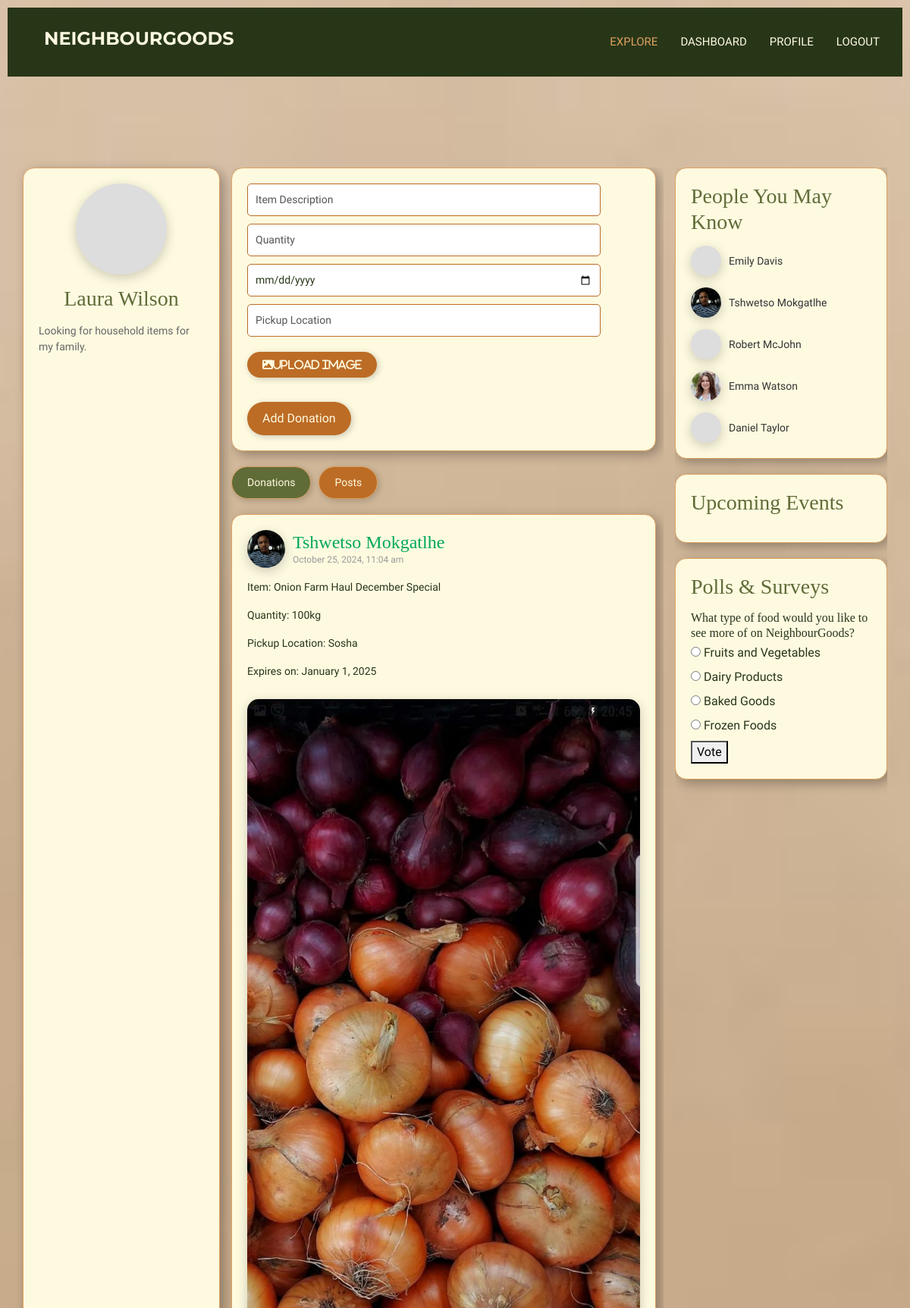
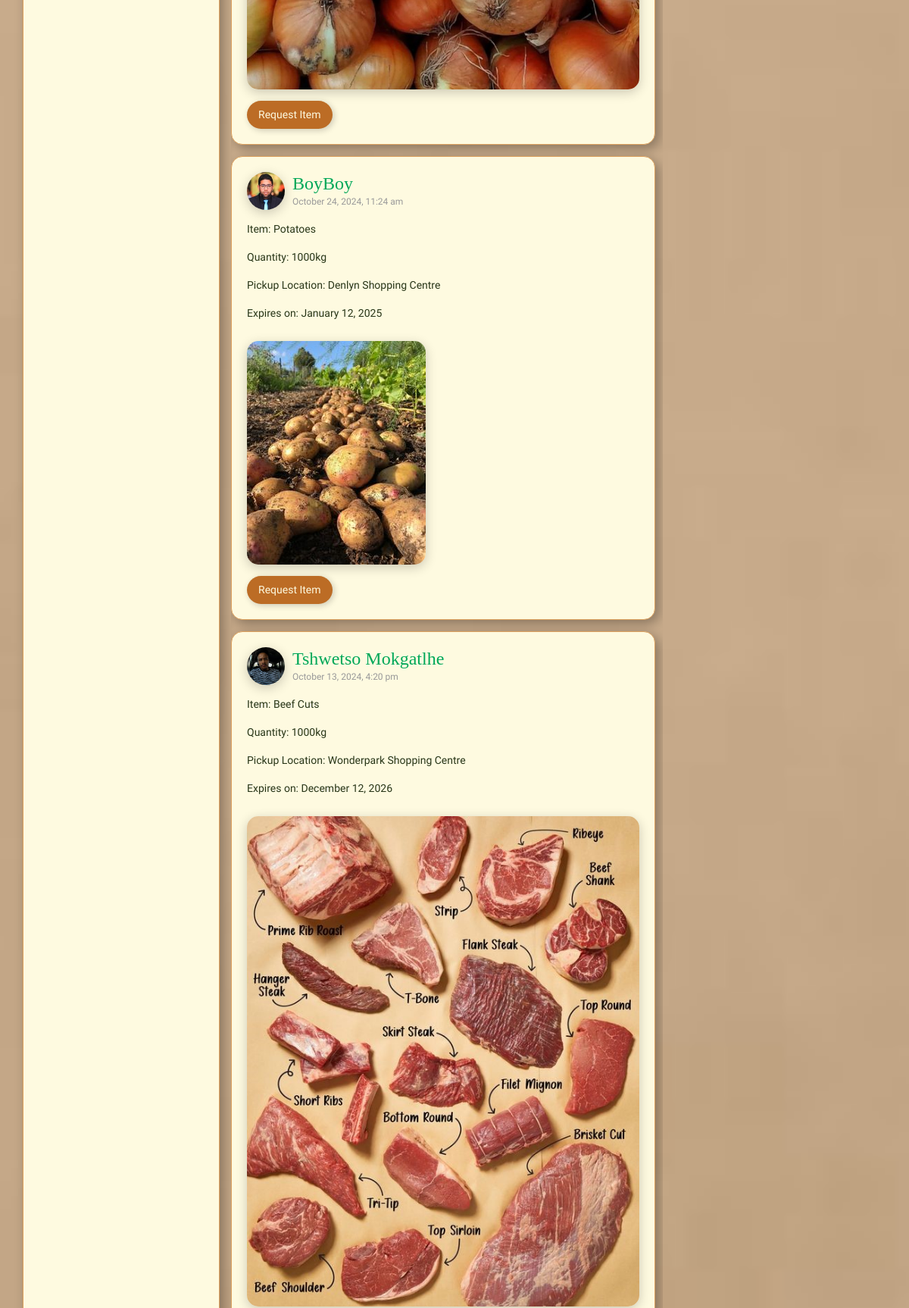
The page /explore.php (signed in, upper part) on the database its author committed (2 pictures, top to bottom).
### tables this page shows
CREATE TABLE `users` (
  `user_id` int(11) NOT NULL,
  `name` varchar(100) NOT NULL,
  `email` varchar(255) NOT NULL,
  `password_hash` varchar(255) NOT NULL,
  `address` varchar(255) DEFAULT NULL,
  `rating` decimal(3,2) DEFAULT 0.00,
  `phone_number` varchar(20) DEFAULT NULL,
  `bio` text DEFAULT NULL,
  `profile_picture` varchar(255) DEFAULT NULL,
  `date_registered` datetime DEFAULT current_timestamp(),
  `last_login` datetime DEFAULT NULL,
  `availability` text DEFAULT NULL,
  `needs` text DEFAULT NULL
);

CREATE TABLE `food_listings` (
  `listing_id` int(11) NOT NULL,
  `user_id` int(11) NOT NULL,
  `item_description` text NOT NULL,
  `quantity` varchar(50) DEFAULT NULL,
  `expiration_date` date DEFAULT NULL,
  `pickup_location` varchar(255) NOT NULL,
  `image_path` varchar(255) DEFAULT NULL,
  `status` enum('available','claimed','expired') DEFAULT 'available',
  `created_at` timestamp NOT NULL DEFAULT current_timestamp(),
  `updated_at` timestamp NOT NULL DEFAULT current_timestamp() ON UPDATE current_timestamp()
);

CREATE TABLE `polls` (
  `poll_id` int(11) NOT NULL,
  `question` varchar(255) NOT NULL,
  `expires_at` datetime NOT NULL,
  `created_at` datetime DEFAULT current_timestamp()
);

CREATE TABLE `poll_options` (
  `option_id` int(11) NOT NULL,
  `poll_id` int(11) NOT NULL,
  `option_text` varchar(255) NOT NULL
);

### explore.php (the view, shortened to what this page needs)
<?php
require 'config.php';
$user_id = $_SESSION['user_id'];
$stmt = $conn->prepare('SELECT name, email, address, phone_number, date_registered, bio, profile_picture FROM users WHERE user_id = ?');
$stmt->bind_param('i', $user_id);
$stmt->execute();
$stmt->bind_result($name, $email, $address, $phone_number, $date_registered, $bio, $profile_picture);
$filter = isset($_GET['filter']) ? $_GET['filter'] : 'donations';
if ($filter === 'donations') {
    $stmt = $conn->prepare('
        SELECT f.listing_id, f.item_description, f.quantity, f.expiration_date, f.pickup_location, f.image_path, f.created_at, u.user_id, u.name, u.profile_picture
        FROM food_listings f
        JOIN users u ON f.user_id = u.user_id
        WHERE f.status = "available"
        ORDER BY f.created_at DESC
    ');
    $stmt->execute();
    $activity_result = $stmt->get_result();
}
$stmt = $conn->prepare('
    SELECT u.user_id, u.name, u.profile_picture
    FROM users u
    WHERE u.user_id != ?
    ORDER BY RAND()
    LIMIT 5
');
$stmt->bind_param('i', $user_id);
$stmt->execute();
$friends_result = $stmt->get_result();
?>
<!DOCTYPE html>
<html lang="en">
<head>
    <link rel="stylesheet" href="https://stackpath.bootstrapcdn.com/bootstrap/4.5.2/css/bootstrap.min.css">
    <link href="https://cdn.jsdelivr.net/npm/bootstrap@5.3.0/dist/css/bootstrap.min.css" rel="stylesheet">
    <link rel="stylesheet" href="https://cdnjs.cloudflare.com/ajax/libs/font-awesome/6.0.0-beta3/css/all.min.css">
</head>
<body>
    <nav class="navbar navbar-expand-md navbar-dark sticky-top" style="background-color: #283618;">
        <a class="navbar-brand d-flex align-items-center px-4 px-lg-5" href="#">
            <h2 class="logo" style="color: #FEFAE0;">NeighbourGoods</h2>
        </a>
        <div class="collapse navbar-collapse" id="navbarCollapse">
            <div class="navbar-nav ms-auto p-4 p-lg-0">
                <a href="explore.php" class="nav-item nav-link active">Explore</a>
                <a href="dashboard.php" class="nav-item nav-link">Dashboard</a>
                <a href="userProfile.php" class="nav-item nav-link">Profile</a>
                <a href="logout.php" class="nav-item nav-link">Logout</a>
            </div>
        </div>
    </nav>
    <div class="main-container">
        <div class="left-sidebar">
            <div class="profile-card">
                <div class="profile-pic" style="background-image: url('<?php echo htmlspecialchars($profile_picture ?: 'img/default-avatar.png', ENT_QUOTES); ?>');"></div>
                <h3><?php echo htmlspecialchars($name, ENT_QUOTES); ?></h3>
                <?php if (!empty($bio)): ?>
                <div class="bio">
                    <p><?php echo nl2br(htmlspecialchars($bio, ENT_QUOTES)); ?></p>
                </div>
                <?php endif; ?>
            </div>
        </div>
        <div class="activity-feed">
            <?php if ($filter === 'donations'): ?>
            <div class="post-box">
                <form action="explore.php" method="POST" enctype="multipart/form-data">
                    <input type="text" name="item_description" placeholder="Item Description" required>
                    <input type="text" name="quantity" placeholder="Quantity" required>
                    <input type="date" name="expiration_date" placeholder="Expiration Date" required>
                    <input type="text" name="pickup_location" placeholder="Pickup Location" required>
                    <div class="file-input-container">
                        <label for="donation_image" class="file-label">
                            <i class="fas fa-image">Upload Image</i>
                        </label>
                    </div></br></br>
                    <div class="actions">
                        <button type="submit">Add Donation</button>
                    </div>
                </form>
            </div>
            <?php endif; ?>
            <div class="filter-buttons">
                <button class="<?php echo ($filter === 'donations') ? 'active' : ''; ?>" onclick="window.location.href='explore.php?filter=donations'">Donations</button>
                <button class="<?php echo ($filter === 'posts') ? 'active' : ''; ?>" onclick="window.location.href='explore.php?filter=posts'">Posts</button>
            </div>
            <div class="feed">
                <?php if ($filter === 'donations'): ?>
                    <?php while ($listing = $activity_result->fetch_assoc()): ?>
                    <div class="post">
                        <div class="user-info">
                            <a href="profilepage.php?user_id=<?php echo $listing['user_id']; ?>">
                                <div class="profile-pic" style="background-image: url('<?php echo htmlspecialchars($listing['profile_picture'] ?: 'img/default-avatar.png', ENT_QUOTES); ?>');"></div>
                            </a>
                            <div class="details">
                                <h4><a href="profilepage.php?user_id=<?php echo $listing['user_id']; ?>" style="color: #00A859; text-decoration: none;"><?php echo htmlspecialchars($listing['name'], ENT_QUOTES); ?></a></h4>
                                <p><?php echo date('F j, Y, g:i a', strtotime($listing['created_at'])); ?></p>
                            </div>
                        </div>
                        <a href="productpage.php?type=donation&listing_id=<?php echo $listing['listing_id']; ?>" style="text-decoration: none; color: inherit;">
                            <div class="content">
                                <p>Item: <?php echo htmlspecialchars($listing['item_description'], ENT_QUOTES); ?></p>
                                <p>Quantity: <?php echo htmlspecialchars($listing['quantity'], ENT_QUOTES); ?></p>
                                <p>Pickup Location: <?php echo htmlspecialchars($listing['pickup_location'], ENT_QUOTES); ?></p>
                                <p>Expires on: <?php echo date('F j, Y', strtotime($listing['expiration_date'])); ?></p>
                                <?php if ($listing['image_path']): ?>
                                    <img src="<?php echo htmlspecialchars($listing['image_path'], ENT_QUOTES); ?>" alt="Item Image">
                                <?php endif; ?>
                            </div>
                        </a>
                        <div class="actions">
                            <a href="request_item.php?listing_id=<?php echo $listing['listing_id']; ?>" class="btn">Request Item</a>
                        </div>
                    </div>
                    <?php endwhile; ?>
                <?php endif; ?>
            </div>
        </div>
        <div class="right-sidebar">
            <div class="section">
                <h3>People You May Know</h3>
                <div class="friends-list">
                    <?php while ($friend = $friends_result->fetch_assoc()): ?>
                    <div class="friend">
                        <a href="profilepage.php?user_id=<?php echo $friend['user_id']; ?>">
                            <div class="profile-pic" style="background-image: url('<?php echo htmlspecialchars($friend['profile_picture'] ?: 'img/default-avatar.png', ENT_QUOTES); ?>');"></div>
                        </a>
                        <div class="name">
                            <a href="profilepage.php?user_id=<?php echo $friend['user_id']; ?>" style="color: #333333; text-decoration: none;">
                                <?php echo htmlspecialchars($friend['name'], ENT_QUOTES); ?>
                            </a>
                        </div>
                    </div>
                    <?php endwhile; ?>
                </div>
            </div>
            <div class="section">
                <h3>Upcoming Events</h3>
            </div>
            <div class="section">
                <h3>Polls & Surveys</h3>
                <?php
                $stmt = $conn->prepare('SELECT poll_id, question FROM polls WHERE expires_at > NOW() ORDER BY created_at DESC LIMIT 1');
                $stmt->execute();
                $polls_result = $stmt->get_result();
                while ($poll = $polls_result->fetch_assoc()):
                ?>
                <div class="item">
                    <h4><?php echo htmlspecialchars($poll['question'], ENT_QUOTES); ?></h4>
                    <form method="POST" action="vote.php">
                        <?php
                        $stmt2 = $conn->prepare('SELECT option_id, option_text FROM poll_options WHERE poll_id = ?');
                        $stmt2->bind_param('i', $poll['poll_id']);
                        $stmt2->execute();
                        $options_result = $stmt2->get_result();
                        while ($option = $options_result->fetch_assoc()):
                        ?>
                        <label>
                            <input type="radio" name="option_id" value="<?php echo $option['option_id']; ?>" required>
                            <?php echo htmlspecialchars($option['option_text'], ENT_QUOTES); ?>
                        </label><br>
                        <?php endwhile; $stmt2->close(); ?>
                        <button type="submit">Vote</button>
                    </form>
                </div>
                <?php endwhile; $stmt->close(); ?>
            </div>
        </div>
    </div>
</body>
</html>

### rows shown on the page
users: name "Laura Wilson", bio "Looking for household items for my family."
food_listings: user.profile_picture (picture), user.name "Tshwetso Mokgatlhe", created_at "October 25, 2024, 11:04 am", item_description "Onion Farm Haul December Special", quantity "100kg", pickup_location "Sosha", expiration_date "January 1, 2025", image_path (picture)
food_listings: user.profile_picture (picture), user.name "BoyBoy", created_at "October 24, 2024, 11:24 am", item_description "Potatoes", quantity "1000kg", pickup_location "Denlyn Shopping Centre", expiration_date "January 12, 2025", image_path (picture)
food_listings: user.profile_picture (picture), user.name "Tshwetso Mokgatlhe", created_at "October 13, 2024, 4:20 pm", item_description "Beef Cuts", quantity "1000kg", pickup_location "Wonderpark Shopping Centre", expiration_date "December 12, 2026", image_path (picture)
users: name "Emily Davis"
users: profile_picture (picture), name "Tshwetso Mokgatlhe"
users: name "Robert McJohn"
users: profile_picture (picture), name "Emma Watson"
users: name "Daniel Taylor"
polls: question "What type of food would you like to see more of on NeighbourGoods?"
poll_options: option_text "Fruits and Vegetables"
poll_options: option_text "Dairy Products"
poll_options: option_text "Baked Goods"
poll_options: option_text "Frozen Foods"
